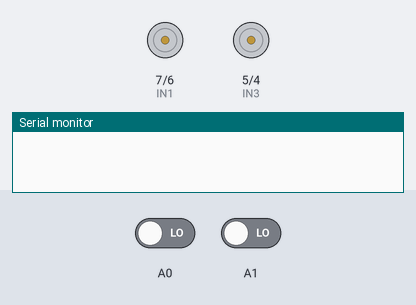
The sketch below on a simulated Arduino Uno, built with avr-gcc and run on an emulated ATmega328P. On the bench: motor-driver pin pairs drawn as motors (green arrow = first pin HIGH = forward, orange = second pin HIGH = backward, longer = more drive, scaled by the enable pin), the last lines printed to the serial monitor. Inputs (shaded band) come from the test bench; at power-on: A0 LOW, A1 LOW.

Above: at 0.1 s.
At 19.1 s:
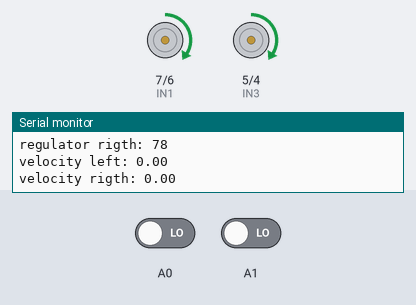
At 38.1 s:
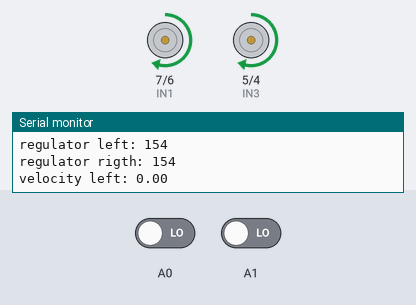
Timing chart, 0 to 40.0 s (numbered marks = the images above):
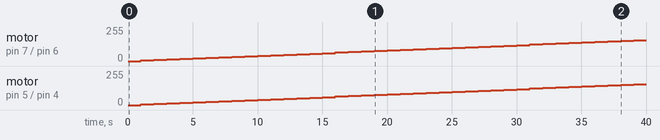

The sketch:

test-version.ino
```cpp
#define SERIAL_SPEED 9600
#define READ_SENSOR_INTERVAL 500UL
#define LEFT 1
#define RIGHT 0

class PID {
  float setpoint = 0.0;   // заданная величина, которую должен поддерживать регулятор
  float input = 0.0;      // сигнал с датчика (например температура, которую мы регулируем)
  int output = 0;     // выход с регулятора на управляющее устройство (например величина ШИМ или угол поворота серво)
  int pidMin = 0;     // минимальный выход с регулятора
  int pidMax = 255;   // максимальный выход с регулятора
  // коэффициенты
  float Kp = 1.0;
  float Ki = 1.0;
  float Kd = 1.0;
  float _dt_s = 1; // время итерации в секундах
  // вспомогательные переменные
  int prevInput = 0;
  float integral = 0.0;
  // ПИД
  // функция расчёта выходного сигнала
  public:
  int compute(float setpoint, float input) {
    float error = setpoint - input;           // ошибка регулирования
    float delta_input = prevInput - input;    // изменение входного сигнала
    prevInput = input;
    output = 0;
    output += (float)error * Kp;                  // пропорционально ошибке регулирования
    output += (float)delta_input * Kd / _dt_s;    // дифференциальная составляющая
    integral += (float)error * Ki * _dt_s;        // расчёт интегральной составляющей
    // тут можно ограничить интегральную составляющую!
    output += integral;                           // прибавляем интегральную составляющую
    output = constrain(output, pidMin, pidMax);   // ограничиваем выход
    return output;
  }
};

int wantedSpeed[] = {1,2,3,4,5};

int IN1 = 7;
int IN2 = 6;
int IN3 = 5;
int IN4 = 4;
int ENA = 9;
int ENB = 3;

PID leftWheelRegulator;
PID rightWheelRegulator;

char command = 'S';
char prevCommand = 'A';
int pwmFilling = (4 + 1) * 10 + 100;

unsigned long prevSensorTime = 0;
unsigned long engineTime = 0;

long randNumber;
bool stopFlag = false;

const int numReadings = 3;

int readings[2][numReadings];
int sensorReading[2] = {0, 0};
int readIndex[2] = {0, 0};
int total[2] = {0, 0};
int average[2] = {0, 0};
int saveP[2] = {0, 0};
int cntSec[2] = {0 ,0};
float velocity[2] = {0.0, 0.0};

const int wheelDiametr = 128;//mm

void clearReading(int sensor) {
    for (int i = 0; i < numReadings; i++) {
        readings[sensor][i] = 0;
    }
}

void conditionForIncreaseCnsSec(int sensor) {
    if (saveP[sensor] != sensorReading[sensor]) {
        cntSec[sensor] = cntSec[sensor] + 1;
    }
    saveP[sensor] = sensorReading[sensor];
}

void doSomethingWithAnyFields(int sensor) {
    total[sensor] = total[sensor] - readings[sensor][readIndex[sensor]];
        readings[sensor][readIndex[sensor]] = cntSec[sensor];
        total[sensor] = total[sensor] + readings[sensor][readIndex[sensor]];
        readIndex[sensor] = readIndex[sensor] + 1;
        if (readIndex[sensor] >= numReadings) {
            readIndex[sensor] = 0;
        }
        average[sensor] = total[sensor] / numReadings;
}

float calculateVelocity(int sensor) {
    return (average[sensor] * (60 / 10)) * 3.1416 * wheelDiametr * 60 / 1000000;
}

void stopEngine() {
    analogWrite(ENA, 0);
    analogWrite(ENB, 0);
}

void runEngine(int pwmFilling) {
    analogWrite(ENA, pwmFilling);
    analogWrite(ENB, pwmFilling);
}

void setup() {
    Serial.begin(SERIAL_SPEED);
    pinMode (ENA, OUTPUT);
    pinMode (IN1, OUTPUT);
    pinMode (IN2, OUTPUT);
    pinMode (ENB, OUTPUT);
    pinMode (IN4, OUTPUT);
    pinMode (IN3, OUTPUT);

    pinMode (A0, INPUT);
    pinMode (A1, INPUT);

    clearReading(LEFT);
    clearReading(RIGHT);
}

void loop() {

    sensorReading[LEFT] = digitalRead(A0);
    sensorReading[RIGHT] = digitalRead(A1);

    conditionForIncreaseCnsSec(LEFT);
    conditionForIncreaseCnsSec(RIGHT);

    if (millis() - prevSensorTime > READ_SENSOR_INTERVAL) {
        prevSensorTime = millis();

        doSomethingWithAnyFields(LEFT);
        doSomethingWithAnyFields(RIGHT);

        velocity[LEFT] = calculateVelocity(LEFT);
        velocity[RIGHT] = calculateVelocity(RIGHT);

        cntSec[LEFT] = 0;
        cntSec[RIGHT] = 0;
    }
    if (millis() - engineTime > 1000) {
      engineTime=millis();
      digitalWrite (IN2, LOW);
      digitalWrite (IN1, HIGH);

      digitalWrite (IN4, LOW);
      digitalWrite (IN3, HIGH);

      analogWrite(ENA, leftWheelRegulator.compute(2,velocity[LEFT]));
      analogWrite(ENB, rightWheelRegulator.compute(2,velocity[RIGHT]));

      Serial.print("regulator left: ");
      Serial.println(leftWheelRegulator.compute(2,velocity[LEFT]));
      Serial.print("regulator rigth: ");
      Serial.println(rightWheelRegulator.compute(2,velocity[RIGHT]));
      Serial.print("velocity left: ");
      Serial.println(velocity[LEFT]);
      Serial.print("velocity rigth: ");
      Serial.println(velocity[RIGHT]);
    }
}
```

Measured:
- by itself, motor on pin 7 (IN1) / pin 6 (IN2), motor on pin 5 (IN3) / pin 4 (IN4): moves from stopped to forward 156/255 over 38.0 s
